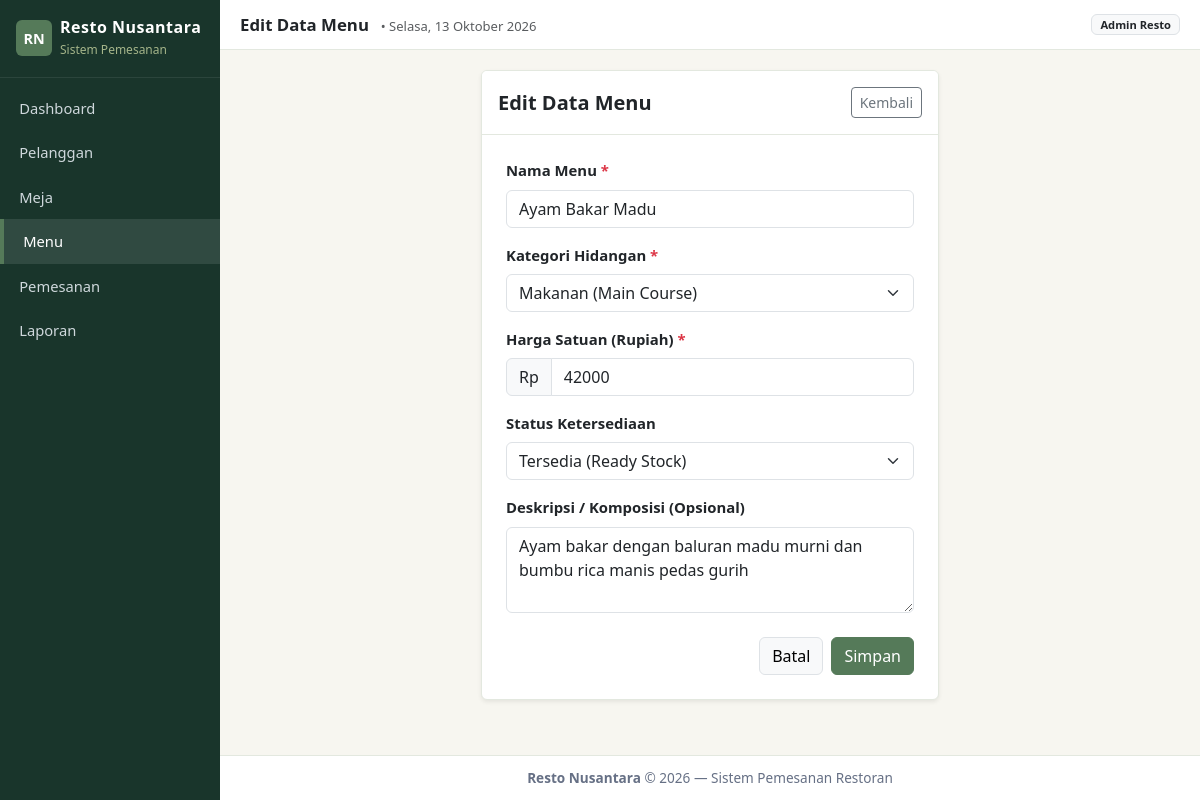
The app's page /index.php?page=menu&action=edit&id=2 with its own data.
### tables this page shows
CREATE TABLE `menu` (
  `id_menu` INT AUTO_INCREMENT PRIMARY KEY,
  `nama_menu` VARCHAR(100) NOT NULL,
  `kategori` ENUM('Makanan', 'Minuman', 'Dessert', 'Paket') NOT NULL,
  `harga` DECIMAL(12,2) NOT NULL DEFAULT 0.00,
  `status_menu` ENUM('Tersedia', 'Habis') NOT NULL DEFAULT 'Tersedia',
  `deskripsi` TEXT DEFAULT NULL,
  `created_at` TIMESTAMP DEFAULT CURRENT_TIMESTAMP
);

### controllers/MenuController.php (called while the page is built, shortened)
<?php
require_once __DIR__ . '/../models/Menu.php';
require_once __DIR__ . '/../config/helpers.php';
class MenuController {
    private Menu $menuModel;
    public function __construct() {
        $this->menuModel = new Menu();
    }
    public function edit(): void {
        $id = (int)($_GET['id'] ?? 0);
        $menu = $this->menuModel->getById($id);
        $errors = [];
        $data = $menu;
        require_once __DIR__ . '/../views/menu/edit.php';
    }
}

### config/helpers.php (called while the page is built, shortened)
<?php
function baseUrl(string $path = ''): string {
    $scriptDir = str_replace('\\', '/', dirname($_SERVER['SCRIPT_NAME'] ?? ''));
    $base = rtrim($scriptDir, '/');
    if ($base === '' || $base === '.') {
        $base = '';
    }
    return $base . '/' . ltrim($path, '/');
}
function e($value): string {
    return htmlspecialchars((string)($value ?? ''), ENT_QUOTES, 'UTF-8');
}

### config/Database.php (called while the page is built, shortened)
<?php
class Database {
    private static ?mysqli $instance = null;
    public static function getConnection(): mysqli {
        if (self::$instance === null) {
            $db = new self();
            $conn = new mysqli(
                $db->host,
                $db->username,
                $db->password,
                $db->db_name,
                $db->port
            );
            $conn->set_charset($db->charset);
            self::$instance = $conn;
        }
        return self::$instance;
    }
}

### models/BaseModel.php (called while the page is built, shortened)
<?php
require_once __DIR__ . '/../config/Database.php';
abstract class BaseModel {
    public function __construct() {
        $this->db = Database::getConnection();
    }
}

### models/Menu.php (called while the page is built, shortened)
<?php
require_once __DIR__ . '/BaseModel.php';
class Menu extends BaseModel {
    protected string $table = 'menu';
    public function getById(int $id): ?array {
        $stmt = $this->db->prepare("SELECT * FROM {$this->table} WHERE id_menu = ?");
        $stmt->bind_param('i', $id);
        $stmt->execute();
        $row = $stmt->get_result()->fetch_assoc();
        return $row ?: null;
    }
}

### views/menu/edit.php (the view, shortened to what this page needs)
<?php
require_once __DIR__ . '/../layout/header.php';
?>
<div class="row justify-content-center">
    <div class="col-12 col-md-8 col-lg-6">
        <div class="card shadow-sm">
            <div class="card-header bg-white py-3">
                <div class="d-flex justify-content-between align-items-center">
                    <h5 class="fw-bold mb-0">Edit Data Menu</h5>
                    <a href="<?= baseUrl('index.php?page=menu') ?>" class="btn btn-sm btn-outline-secondary">
                        Kembali
                    </a>
                </div>
            </div>
            <div class="card-body p-4">
                <form method="POST" action="<?= baseUrl('index.php?page=menu&action=edit&id=' . $id) ?>">
                    <div class="mb-3">
                        <label for="nama_menu" class="form-label fw-semibold">Nama Menu <span class="text-danger">*</span></label>
                        <input type="text"
                               class="form-control <?= isset($errors['nama_menu']) ? 'is-invalid' : '' ?>"
                               id="nama_menu"
                               name="nama_menu"
                               value="<?= e($data['nama_menu'] ?? '') ?>"
                               required>
                    </div>
                    <div class="mb-3">
                        <label for="kategori" class="form-label fw-semibold">Kategori Hidangan <span class="text-danger">*</span></label>
                        <select class="form-select <?= isset($errors['kategori']) ? 'is-invalid' : '' ?>" id="kategori" name="kategori" required>
                            <option value="Makanan" <?= ($data['kategori'] ?? '') === 'Makanan' ? 'selected' : '' ?>>Makanan (Main Course)</option>
                        </select>
                    </div>
                    <div class="mb-3">
                        <label for="harga" class="form-label fw-semibold">Harga Satuan (Rupiah) <span class="text-danger">*</span></label>
                        <div class="input-group">
                            <span class="input-group-text">Rp</span>
                            <input type="number"
                                   class="form-control <?= isset($errors['harga']) ? 'is-invalid' : '' ?>"
                                   id="harga"
                                   name="harga"
                                   min="0"
                                   step="500"
                                   value="<?= e((int)($data['harga'] ?? 0)) ?>"
                                   required>
                        </div>
                    </div>
                    <div class="mb-3">
                        <label for="status_menu" class="form-label fw-semibold">Status Ketersediaan</label>
                        <select class="form-select <?= isset($errors['status_menu']) ? 'is-invalid' : '' ?>" id="status_menu" name="status_menu">
                            <option value="Tersedia" <?= ($data['status_menu'] ?? '') === 'Tersedia' ? 'selected' : '' ?>>Tersedia (Ready Stock)</option>
                        </select>
                    </div>
                    <div class="mb-4">
                        <label for="deskripsi" class="form-label fw-semibold">Deskripsi / Komposisi (Opsional)</label>
                        <textarea class="form-control"
                                  id="deskripsi"
                                  name="deskripsi"
                                  rows="3"><?= e($data['deskripsi'] ?? '') ?></textarea>
                    </div>
                    <div class="d-flex justify-content-end gap-2">
                        <a href="<?= baseUrl('index.php?page=menu') ?>" class="btn btn-light border">Batal</a>
                        <button type="submit" class="btn btn-primary">
                            Simpan
                        </button>
                    </div>
                </form>
            </div>
        </div>
    </div>
</div>
<?php require_once __DIR__ . '/../layout/footer.php'; ?>

### assets/css/style.css (style rules this page uses)
:root { --color-forest: #19352B; --color-primary: #557A59; --color-bg: #F7F6F0; --color-border: #E3E8DF; }
*, *::before, *::after { box-sizing: border-box; }
html, body { max-width: 100%; overflow-x: hidden; margin: 0; padding: 0; }
body { background: var(--color-bg); font-family: 'Segoe UI', sans-serif; font-size: 0.93rem; }
.card { background: #fff; border: 1px solid var(--color-border); border-radius: 6px; }
.card-header { background: #fff; border-bottom: 1px solid var(--color-border); padding: 0.75rem 1rem; }
.btn-primary { background: var(--color-primary) !important; border-color: var(--color-primary) !important; color: #fff !important; }

### records on screen
menu: nama_menu "Ayam Bakar Madu", kategori "Makanan (Main Course)", harga "42000", status_menu "Tersedia (Ready Stock)", deskripsi "Ayam bakar dengan baluran madu murni dan bumbu rica manis pedas gurih"

### other values on screen
$pageTitle "Edit Data Menu"
